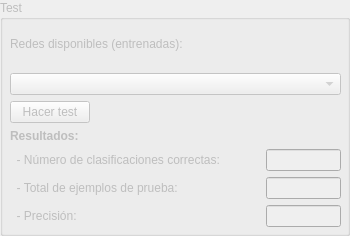
          <widget class="QGroupBox" name="groupBox_test">
           <property name="enabled">
            <bool>false</bool>
           </property>
           <property name="title">
            <string>Test</string>
           </property>
           <widget class="QWidget" name="verticalLayoutWidget_9">
            <property name="geometry">
             <rect>
              <x>10</x>
              <y>20</y>
              <width>331</width>
              <height>207</height>
             </rect>
            </property>
            <layout class="QVBoxLayout" name="verticalLayout_7">
             <item>
              <widget class="QLabel" name="label_206">
               <property name="text">
                <string>Redes disponibles (entrenadas):</string>
               </property>
              </widget>
             </item>
             <item>
              <widget class="QComboBox" name="comboBox_test">
               <property name="font">
                <font>
                 <pointsize>8</pointsize>
                </font>
               </property>
               <property name="toolTip">
                <string>&lt;html&gt;&lt;head/&gt;&lt;body&gt;&lt;p&gt;&lt;span style=&quot; font-size:9pt;&quot;&gt;Lista las redes entrenadas que se guardaron. Una red con la misma configuración que una ya existente en la lista, sobreescribe la misma cuando se la entrena&lt;/span&gt;&lt;/p&gt;&lt;/body&gt;&lt;/html&gt;</string>
               </property>
               <property name="placeholderText">
                <string>Seleccione una opción</string>
               </property>
              </widget>
             </item>
             <item>
              <layout class="QFormLayout" name="formLayout_3">
               <item row="0" column="0">
                <widget class="QPushButton" name="pushButton_hacertest">
                 <property name="toolTip">
                  <string>&lt;html&gt;&lt;head/&gt;&lt;body&gt;&lt;p&gt;Prueba el conjunto de test sobre la red seleccionada, y devuelve la precisión&lt;/p&gt;&lt;/body&gt;&lt;/html&gt;</string>
                 </property>
                 <property name="text">
                  <string>Hacer test</string>
                 </property>
                </widget>
               </item>
               <item row="1" column="0">
                <widget class="QLabel" name="label_testresult">
                 <property name="font">
                  <font>
                   <weight>75</weight>
                   <bold>true</bold>
                  </font>
                 </property>
                 <property name="text">
                  <string>Resultados:</string>
                 </property>
                </widget>
               </item>
               <item row="2" column="0">
                <widget class="QLabel" name="label_testcorrectas">
                 <property name="text">
                  <string>  - Número de clasificaciones correctas:            </string>
                 </property>
                </widget>
               </item>
               <item row="2" column="1">
                <widget class="QLineEdit" name="lineEdit_testcorrectas">
                 <property name="readOnly">
                  <bool>true</bool>
                 </property>
                </widget>
               </item>
               <item row="3" column="0">
                <widget class="QLabel" name="label_testtotal">
                 <property name="text">
                  <string>  - Total de ejemplos de prueba:</string>
                 </property>
                </widget>
               </item>
               <item row="3" column="1">
                <widget class="QLineEdit" name="lineEdit_testtotal">
                 <property name="readOnly">
                  <bool>true</bool>
                 </property>
                </widget>
               </item>
               <item row="4" column="0">
                <widget class="QLabel" name="label_testprec">
                 <property name="text">
                  <string>  - Precisión:</string>
                 </property>
                </widget>
               </item>
               <item row="4" column="1">
                <widget class="QLineEdit" name="lineEdit_testprec">
                 <property name="readOnly">
                  <bool>true</bool>
                 </property>
                </widget>
               </item>
              </layout>
             </item>
            </layout>
           </widget>
          </widget>
